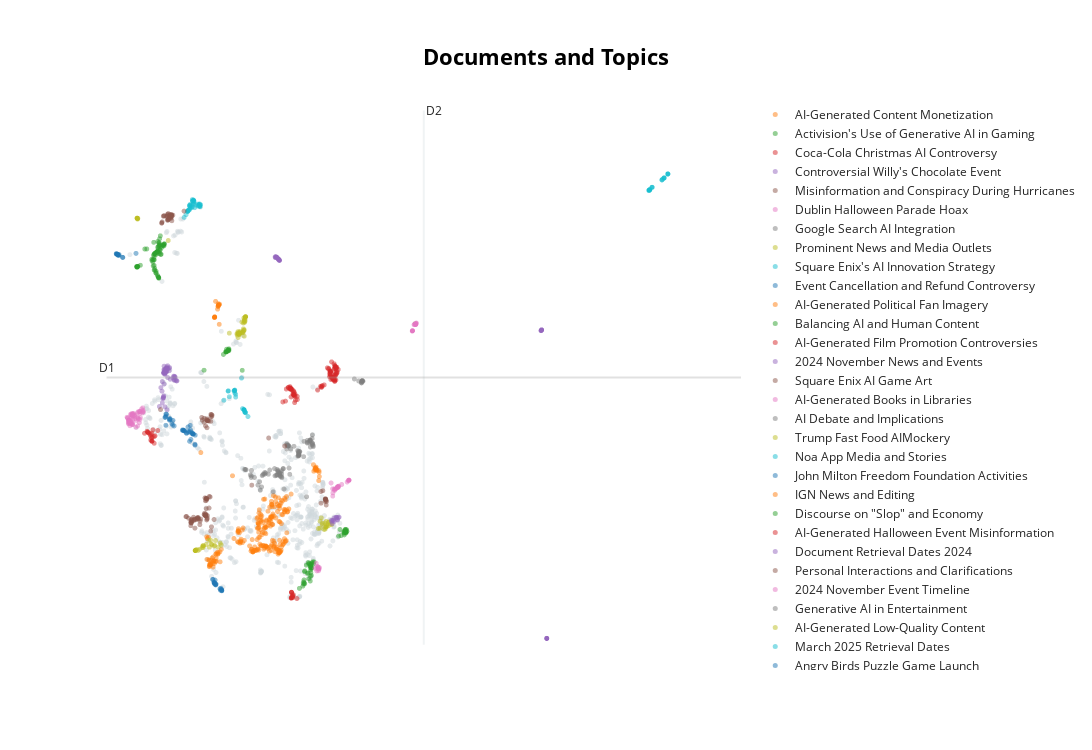

The cell this chart's notebook holds for it:
### Code cell
reduced_embeddings = UMAP(
    n_neighbors=10, n_components=2, min_dist=0.0, metric="cosine"
).fit_transform(embeddings)
topic_model.visualize_documents(
    documents,
    reduced_embeddings=reduced_embeddings,
    custom_labels=True,
    hide_annotations=True,
)
